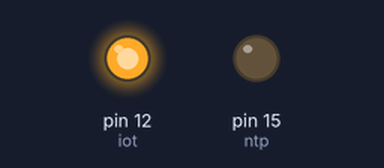
Bench run of a sketch on a simulated Arduino Uno, built with avr-gcc and run on an emulated ATmega328P. On the bench: output pins drawn as LEDs (lit = HIGH).

Above: at 0.1 s.
Timing chart, 0 to 1.6 s (numbered marks = the images above):
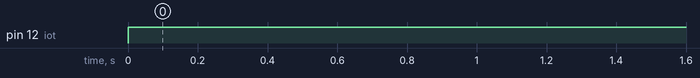

The sketch:

analog.ino
```cpp
int iot = 12;
int ntp = 15;
//int wifi = 2;
#include <analogWrite.h>
void setup() {
pinMode (iot , OUTPUT);
pinMode (ntp , OUTPUT);
//pinMode (wifi , OUTPUT);
}

void loop() {
analogWrite (iot, 240); //0-255
analogWrite (ntp, 70);
//analogWrite (wifi, 200);
}
```

Measured:
- by itself, pin 12 (iot): LOW → HIGH at 0.00 s
